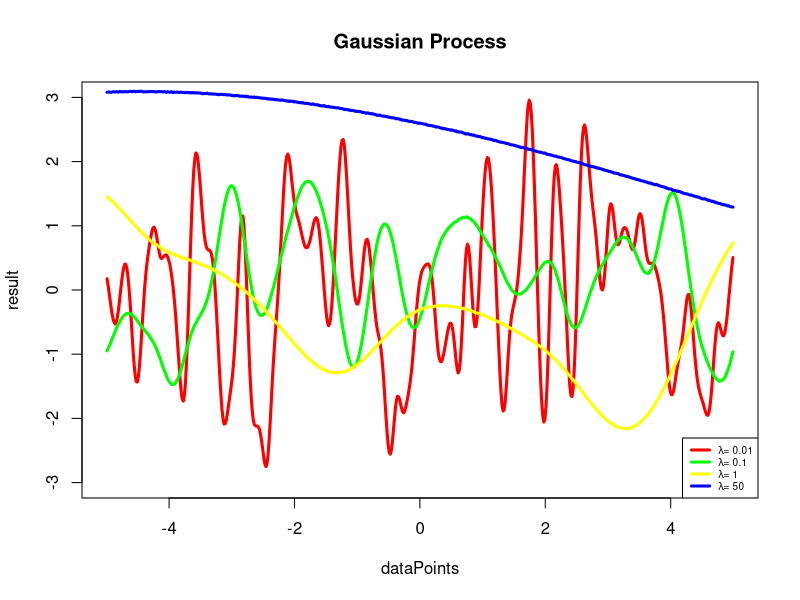
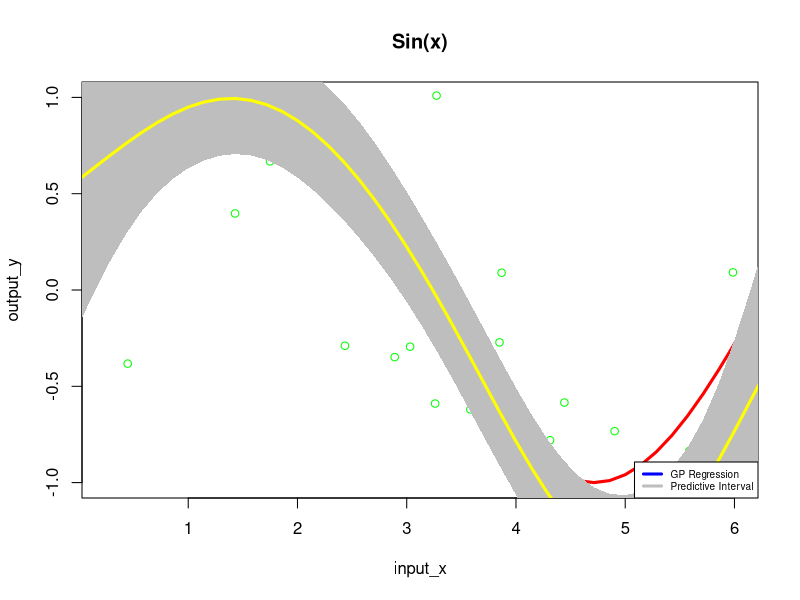

The R source for these figures, in order:
calculateKernel <- function(x,y, lambda, epsilon){
  return(exp(-(x-y)^2/(2*lambda)) + epsilon*1.0*(abs(x-y)==0))
}
  

createCovarianceMatrix <- function( lambda, dataPoints_x, dataPoints_y, epsilon){
  Cmatrix = matrix( c(rep(1:length(dataPoints_x))),nrow=length(dataPoints_x),ncol=length(dataPoints_y))
  for(x in 1:(nrow(Cmatrix))){
    for(y in 1:(ncol(Cmatrix))){
        Cmatrix[x,y] = calculateKernel(dataPoints_x[x],dataPoints_y[y],lambda, epsilon)
      
    }
  }
  return(Cmatrix)
}

lambda = c( 0.01 , 0.1, 1, 50)
small_value = 1e-5
dataPoints = seq(-4.99,5,10/600)
colors = c("red", "green", "yellow", "blue", "black")
for(x in 1:length(lambda)){
  kernelMatrix <- createCovarianceMatrix(lambda[x], dataPoints,dataPoints, small_value)
  l <- t(chol(kernelMatrix))
  u = rnorm(1:600, 0, 1)
  result = l %*% u
  
  if(x == 1){
    plot(dataPoints, result,type='l', lwd=3,col=colors[x],ylim =c(-3,3),   main=c("Gaussian Process"))
  }
  else{
    lines(dataPoints,result,col=colors[x],lwd=3)
  }
}
legend('bottomright',
       c(expression(paste(lambda,"= 0.01")),
         expression(paste(lambda,"= 0.1")),
         expression(paste(lambda,"= 1")),
         expression(paste(lambda,"= 50"))),
       col=colors,lwd=3,cex=0.6)



#2:
sample_size = 50
input_x = runif(sample_size, 0, 2*pi)
sigma = 0.5
epsilon = rnorm(sample_size, 0, sigma)
output_y = sin(input_x)

output_y = output_y + epsilon
plot(input_x,output_y,col=colors[2],ylim =c(-1,1),   main=c("Sin(x)"))    #raw Data


input_x1  = seq(0,7,length.out=50)
output_y1 = sin(input_x1)
lines(input_x1, output_y1, col=colors[1], lwd=3)   #True Data
#input_x1 = sort(input_x1)
x =3
lambda[3] = 1.59
kernelMatrix_xx <- createCovarianceMatrix(lambda[x], input_x, input_x, small_value)
kernelMatrix_xx1 <- createCovarianceMatrix(lambda[x], input_x, input_x1, small_value)
kernelMatrix_x1x <- createCovarianceMatrix(lambda[x], input_x1, input_x, small_value)
kernelMatrix_x1x1 <- createCovarianceMatrix(lambda[x], input_x1, input_x1, small_value)


posterior_mean <- t(kernelMatrix_xx1)%*%(chol2inv(chol(kernelMatrix_xx + 0.25*diag(sample_size)))%*%(output_y))


 

posterior_covariance <- kernelMatrix_x1x1 - t(kernelMatrix_xx1)%*%(chol2inv(chol(kernelMatrix_xx + 0.25*diag(sample_size)))%*%(kernelMatrix_xx1))


posterior_covariance<- diag(posterior_covariance); # to sacale the covariance
#posterior_covariance2 <- posterior_covariance/100.0; # to scale the covariance

## Plot 95% confidence interval
t = seq(0,7,length.out=50);
up = posterior_mean + 1.96 * sqrt(posterior_covariance);
down = posterior_mean - 1.96 * sqrt(posterior_covariance);
t.rev = t[length(t):1];
down = down[length(down):1];


polygon(x=c(t,t.rev), y=c(up,down), col="grey", border=NA)
lines(input_x1,posterior_mean,col=colors[3],lwd=3)

legend("bottomright", c("GP Regression", "Predictive Interval"),
       col = c("blue", "grey"), lwd=c(3,3,10),cex=0.6)

